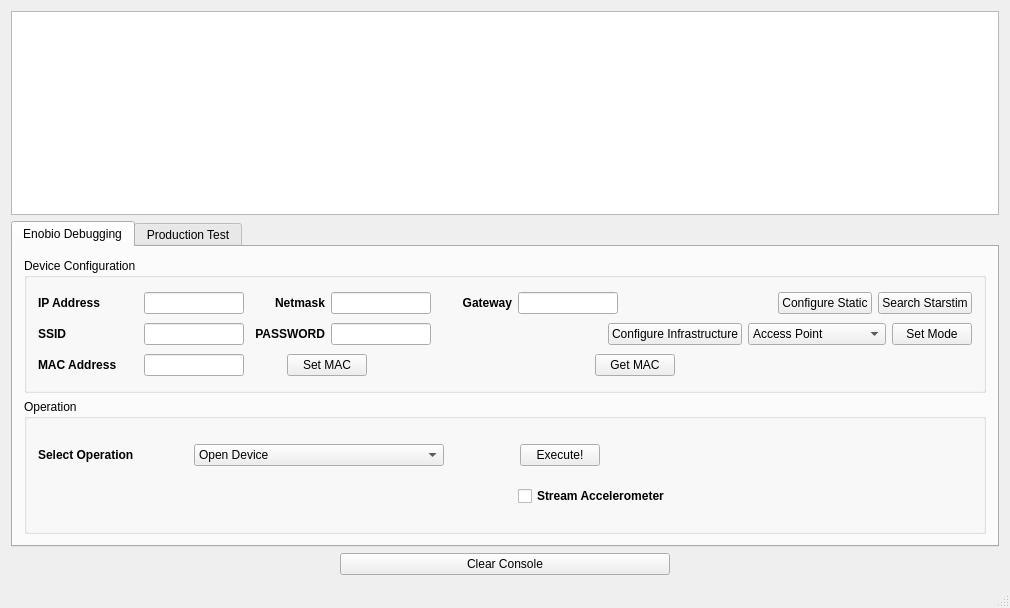
<?xml version="1.0" encoding="UTF-8"?>
<ui version="4.0">
 <class>MainWindow</class>
 <widget class="QMainWindow" name="MainWindow">
  <property name="geometry">
   <rect>
    <x>0</x>
    <y>0</y>
    <width>934</width>
    <height>608</height>
   </rect>
  </property>
  <property name="windowTitle">
   <string>MainWindow</string>
  </property>
  <widget class="QWidget" name="centralWidget">
   <layout class="QVBoxLayout" name="verticalLayout" stretch="10,10,1">
    <item>
     <widget class="QPlainTextEdit" name="consoleTextEdit">
      <property name="font">
       <font>
        <family>Consolas</family>
       </font>
      </property>
     </widget>
    </item>
    <item>
     <widget class="QTabWidget" name="tabWidget">
      <property name="currentIndex">
       <number>0</number>
      </property>
      <widget class="QWidget" name="tab">
       <attribute name="title">
        <string>Enobio Debugging</string>
       </attribute>
       <layout class="QVBoxLayout" name="verticalLayout_2" stretch="10,10">
        <item>
         <widget class="QGroupBox" name="groupBox_3">
          <property name="title">
           <string>Device Configuration</string>
          </property>
          <layout class="QVBoxLayout" name="verticalLayout_4">
           <item>
            <layout class="QHBoxLayout" name="horizontalLayout_8" stretch="0,0,0,0,0,0,0,0,0">
             <item>
              <widget class="QLabel" name="label_2">
               <property name="sizePolicy">
                <sizepolicy hsizetype="Fixed" vsizetype="Minimum">
                 <horstretch>0</horstretch>
                 <verstretch>0</verstretch>
                </sizepolicy>
               </property>
               <property name="minimumSize">
                <size>
                 <width>100</width>
                 <height>0</height>
                </size>
               </property>
               <property name="maximumSize">
                <size>
                 <width>100</width>
                 <height>16777215</height>
                </size>
               </property>
               <property name="font">
                <font>
                 <weight>75</weight>
                 <bold>true</bold>
                </font>
               </property>
               <property name="text">
                <string>IP Address</string>
               </property>
               <property name="alignment">
                <set>Qt::AlignLeading|Qt::AlignLeft|Qt::AlignVCenter</set>
               </property>
              </widget>
             </item>
             <item>
              <widget class="QLineEdit" name="ipAddressLine">
               <property name="sizePolicy">
                <sizepolicy hsizetype="Minimum" vsizetype="Fixed">
                 <horstretch>0</horstretch>
                 <verstretch>0</verstretch>
                </sizepolicy>
               </property>
               <property name="minimumSize">
                <size>
                 <width>100</width>
                 <height>10</height>
                </size>
               </property>
               <property name="maximumSize">
                <size>
                 <width>100</width>
                 <height>16777215</height>
                </size>
               </property>
              </widget>
             </item>
             <item>
              <widget class="QLabel" name="label">
               <property name="sizePolicy">
                <sizepolicy hsizetype="Fixed" vsizetype="Preferred">
                 <horstretch>0</horstretch>
                 <verstretch>0</verstretch>
                </sizepolicy>
               </property>
               <property name="minimumSize">
                <size>
                 <width>75</width>
                 <height>0</height>
                </size>
               </property>
               <property name="maximumSize">
                <size>
                 <width>75</width>
                 <height>16777215</height>
                </size>
               </property>
               <property name="font">
                <font>
                 <weight>75</weight>
                 <bold>true</bold>
                </font>
               </property>
               <property name="text">
                <string>Netmask</string>
               </property>
               <property name="alignment">
                <set>Qt::AlignRight|Qt::AlignTrailing|Qt::AlignVCenter</set>
               </property>
              </widget>
             </item>
             <item>
              <widget class="QLineEdit" name="netmaskLine">
               <property name="sizePolicy">
                <sizepolicy hsizetype="Fixed" vsizetype="Fixed">
                 <horstretch>0</horstretch>
                 <verstretch>0</verstretch>
                </sizepolicy>
               </property>
               <property name="minimumSize">
                <size>
                 <width>100</width>
                 <height>0</height>
                </size>
               </property>
               <property name="maximumSize">
                <size>
                 <width>100</width>
                 <height>16777215</height>
                </size>
               </property>
              </widget>
             </item>
             <item>
              <widget class="QLabel" name="label_6">
               <property name="sizePolicy">
                <sizepolicy hsizetype="Fixed" vsizetype="Preferred">
                 <horstretch>0</horstretch>
                 <verstretch>0</verstretch>
                </sizepolicy>
               </property>
               <property name="minimumSize">
                <size>
                 <width>75</width>
                 <height>0</height>
                </size>
               </property>
               <property name="maximumSize">
                <size>
                 <width>75</width>
                 <height>16777215</height>
                </size>
               </property>
               <property name="font">
                <font>
                 <weight>75</weight>
                 <bold>true</bold>
                </font>
               </property>
               <property name="text">
                <string>Gateway</string>
               </property>
               <property name="alignment">
                <set>Qt::AlignRight|Qt::AlignTrailing|Qt::AlignVCenter</set>
               </property>
              </widget>
             </item>
             <item>
              <widget class="QLineEdit" name="gatewayLine">
               <property name="sizePolicy">
                <sizepolicy hsizetype="Fixed" vsizetype="Fixed">
                 <horstretch>0</horstretch>
                 <verstretch>0</verstretch>
                </sizepolicy>
               </property>
               <property name="minimumSize">
                <size>
                 <width>100</width>
                 <height>0</height>
                </size>
               </property>
               <property name="maximumSize">
                <size>
                 <width>100</width>
                 <height>16777215</height>
                </size>
               </property>
              </widget>
             </item>
             <item>
              <spacer name="horizontalSpacer_3">
               <property name="orientation">
                <enum>Qt::Horizontal</enum>
               </property>
               <property name="sizeHint" stdset="0">
                <size>
                 <width>40</width>
                 <height>20</height>
                </size>
               </property>
              </spacer>
             </item>
             <item>
              <widget class="QPushButton" name="staticBtn">
               <property name="text">
                <string>Configure Static</string>
               </property>
              </widget>
             </item>
             <item>
              <widget class="QPushButton" name="searchStarstimBtn">
               <property name="text">
                <string>Search Starstim</string>
               </property>
              </widget>
             </item>
            </layout>
           </item>
           <item>
            <layout class="QHBoxLayout" name="horizontalLayout_2">
             <item>
              <widget class="QLabel" name="label_5">
               <property name="sizePolicy">
                <sizepolicy hsizetype="Fixed" vsizetype="Preferred">
                 <horstretch>0</horstretch>
                 <verstretch>0</verstretch>
                </sizepolicy>
               </property>
               <property name="minimumSize">
                <size>
                 <width>100</width>
                 <height>0</height>
                </size>
               </property>
               <property name="font">
                <font>
                 <weight>75</weight>
                 <bold>true</bold>
                </font>
               </property>
               <property name="text">
                <string>SSID</string>
               </property>
              </widget>
             </item>
             <item>
              <widget class="QLineEdit" name="ssidLine">
               <property name="sizePolicy">
                <sizepolicy hsizetype="Fixed" vsizetype="Fixed">
                 <horstretch>0</horstretch>
                 <verstretch>0</verstretch>
                </sizepolicy>
               </property>
               <property name="minimumSize">
                <size>
                 <width>100</width>
                 <height>0</height>
                </size>
               </property>
               <property name="maximumSize">
                <size>
                 <width>100</width>
                 <height>16777215</height>
                </size>
               </property>
              </widget>
             </item>
             <item>
              <widget class="QLabel" name="label_3">
               <property name="sizePolicy">
                <sizepolicy hsizetype="Fixed" vsizetype="Preferred">
                 <horstretch>0</horstretch>
                 <verstretch>0</verstretch>
                </sizepolicy>
               </property>
               <property name="minimumSize">
                <size>
                 <width>75</width>
                 <height>0</height>
                </size>
               </property>
               <property name="maximumSize">
                <size>
                 <width>75</width>
                 <height>16777215</height>
                </size>
               </property>
               <property name="font">
                <font>
                 <weight>75</weight>
                 <bold>true</bold>
                </font>
               </property>
               <property name="text">
                <string>PASSWORD</string>
               </property>
               <property name="alignment">
                <set>Qt::AlignRight|Qt::AlignTrailing|Qt::AlignVCenter</set>
               </property>
              </widget>
             </item>
             <item>
              <widget class="QLineEdit" name="passwordLine">
               <property name="sizePolicy">
                <sizepolicy hsizetype="Fixed" vsizetype="Fixed">
                 <horstretch>0</horstretch>
                 <verstretch>0</verstretch>
                </sizepolicy>
               </property>
               <property name="minimumSize">
                <size>
                 <width>100</width>
                 <height>0</height>
                </size>
               </property>
               <property name="maximumSize">
                <size>
                 <width>100</width>
                 <height>16777215</height>
                </size>
               </property>
              </widget>
             </item>
             <item>
              <spacer name="horizontalSpacer_6">
               <property name="orientation">
                <enum>Qt::Horizontal</enum>
               </property>
               <property name="sizeHint" stdset="0">
                <size>
                 <width>40</width>
                 <height>20</height>
                </size>
               </property>
              </spacer>
             </item>
             <item>
              <widget class="QPushButton" name="configureInfrasBtn">
               <property name="font">
                <font>
                 <weight>50</weight>
                 <bold>false</bold>
                </font>
               </property>
               <property name="text">
                <string>Configure Infrastructure</string>
               </property>
              </widget>
             </item>
             <item>
              <widget class="QComboBox" name="modeComboBox">
               <item>
                <property name="text">
                 <string>Access Point</string>
                </property>
               </item>
               <item>
                <property name="text">
                 <string>Infrastructure DHCP</string>
                </property>
               </item>
               <item>
                <property name="text">
                 <string>Infrastructure Static</string>
                </property>
               </item>
              </widget>
             </item>
             <item>
              <widget class="QPushButton" name="setModeBtn">
               <property name="text">
                <string>Set Mode</string>
               </property>
              </widget>
             </item>
            </layout>
           </item>
           <item>
            <layout class="QHBoxLayout" name="horizontalLayout_3" stretch="1,1,1,1,6,1,8">
             <item>
              <widget class="QLabel" name="label_7">
               <property name="minimumSize">
                <size>
                 <width>100</width>
                 <height>0</height>
                </size>
               </property>
               <property name="font">
                <font>
                 <weight>75</weight>
                 <bold>true</bold>
                </font>
               </property>
               <property name="text">
                <string>MAC Address</string>
               </property>
              </widget>
             </item>
             <item>
              <widget class="QLineEdit" name="macLine">
               <property name="sizePolicy">
                <sizepolicy hsizetype="Fixed" vsizetype="Fixed">
                 <horstretch>0</horstretch>
                 <verstretch>0</verstretch>
                </sizepolicy>
               </property>
               <property name="minimumSize">
                <size>
                 <width>100</width>
                 <height>0</height>
                </size>
               </property>
               <property name="maximumSize">
                <size>
                 <width>100</width>
                 <height>16777215</height>
                </size>
               </property>
              </widget>
             </item>
             <item>
              <spacer name="horizontalSpacer_8">
               <property name="orientation">
                <enum>Qt::Horizontal</enum>
               </property>
               <property name="sizeHint" stdset="0">
                <size>
                 <width>40</width>
                 <height>20</height>
                </size>
               </property>
              </spacer>
             </item>
             <item>
              <widget class="QPushButton" name="setMACBtn">
               <property name="text">
                <string>Set MAC</string>
               </property>
              </widget>
             </item>
             <item>
              <spacer name="horizontalSpacer_9">
               <property name="orientation">
                <enum>Qt::Horizontal</enum>
               </property>
               <property name="sizeHint" stdset="0">
                <size>
                 <width>40</width>
                 <height>20</height>
                </size>
               </property>
              </spacer>
             </item>
             <item>
              <widget class="QPushButton" name="getMACBtn">
               <property name="text">
                <string>Get MAC</string>
               </property>
              </widget>
             </item>
             <item>
              <spacer name="horizontalSpacer_11">
               <property name="orientation">
                <enum>Qt::Horizontal</enum>
               </property>
               <property name="sizeHint" stdset="0">
                <size>
                 <width>40</width>
                 <height>20</height>
                </size>
               </property>
              </spacer>
             </item>
            </layout>
           </item>
          </layout>
         </widget>
        </item>
        <item>
         <widget class="QGroupBox" name="groupBox_4">
          <property name="title">
           <string>Operation</string>
          </property>
          <layout class="QVBoxLayout" name="verticalLayout_3">
           <item>
            <layout class="QHBoxLayout" name="horizontalLayout_10">
             <item>
              <widget class="QLabel" name="label_4">
               <property name="minimumSize">
                <size>
                 <width>150</width>
                 <height>0</height>
                </size>
               </property>
               <property name="font">
                <font>
                 <weight>75</weight>
                 <bold>true</bold>
                </font>
               </property>
               <property name="text">
                <string>Select Operation</string>
               </property>
              </widget>
             </item>
             <item>
              <widget class="QComboBox" name="commandComboBox">
               <property name="sizePolicy">
                <sizepolicy hsizetype="Minimum" vsizetype="Fixed">
                 <horstretch>0</horstretch>
                 <verstretch>0</verstretch>
                </sizepolicy>
               </property>
               <property name="minimumSize">
                <size>
                 <width>250</width>
                 <height>0</height>
                </size>
               </property>
               <item>
                <property name="text">
                 <string>Open Device</string>
                </property>
               </item>
               <item>
                <property name="text">
                 <string>Launch Stimulation</string>
                </property>
               </item>
               <item>
                <property name="text">
                 <string>Enable SDCard</string>
                </property>
               </item>
               <item>
                <property name="text">
                 <string>Start Streaming</string>
                </property>
               </item>
               <item>
                <property name="text">
                 <string>Stop Streaming</string>
                </property>
               </item>
               <item>
                <property name="text">
                 <string>Close Device</string>
                </property>
               </item>
              </widget>
             </item>
             <item>
              <spacer name="horizontalSpacer_4">
               <property name="orientation">
                <enum>Qt::Horizontal</enum>
               </property>
               <property name="sizeType">
                <enum>QSizePolicy::Minimum</enum>
               </property>
               <property name="sizeHint" stdset="0">
                <size>
                 <width>70</width>
                 <height>20</height>
                </size>
               </property>
              </spacer>
             </item>
             <item>
              <widget class="QPushButton" name="executeOperation_btn">
               <property name="text">
                <string>Execute!</string>
               </property>
              </widget>
             </item>
             <item>
              <spacer name="horizontalSpacer_5">
               <property name="orientation">
                <enum>Qt::Horizontal</enum>
               </property>
               <property name="sizeHint" stdset="0">
                <size>
                 <width>40</width>
                 <height>20</height>
                </size>
               </property>
              </spacer>
             </item>
            </layout>
           </item>
           <item>
            <layout class="QHBoxLayout" name="horizontalLayout_4" stretch="0,0,0">
             <item>
              <spacer name="horizontalSpacer_10">
               <property name="orientation">
                <enum>Qt::Horizontal</enum>
               </property>
               <property name="sizeType">
                <enum>QSizePolicy::Preferred</enum>
               </property>
               <property name="sizeHint" stdset="0">
                <size>
                 <width>480</width>
                 <height>20</height>
                </size>
               </property>
              </spacer>
             </item>
             <item>
              <widget class="QCheckBox" name="accelerometerCheckBox">
               <property name="sizePolicy">
                <sizepolicy hsizetype="Preferred" vsizetype="Fixed">
                 <horstretch>0</horstretch>
                 <verstretch>0</verstretch>
                </sizepolicy>
               </property>
               <property name="minimumSize">
                <size>
                 <width>10</width>
                 <height>0</height>
                </size>
               </property>
               <property name="font">
                <font>
                 <weight>75</weight>
                 <bold>true</bold>
                </font>
               </property>
               <property name="text">
                <string>Stream Accelerometer</string>
               </property>
              </widget>
             </item>
             <item>
              <spacer name="horizontalSpacer_7">
               <property name="orientation">
                <enum>Qt::Horizontal</enum>
               </property>
               <property name="sizeType">
                <enum>QSizePolicy::Expanding</enum>
               </property>
               <property name="sizeHint" stdset="0">
                <size>
                 <width>10</width>
                 <height>20</height>
                </size>
               </property>
              </spacer>
             </item>
            </layout>
           </item>
          </layout>
         </widget>
        </item>
       </layout>
      </widget>
      <widget class="QWidget" name="tab_2">
       <attribute name="title">
        <string>Production Test</string>
       </attribute>
       <layout class="QVBoxLayout" name="verticalLayout_5">
        <item>
         <widget class="QGroupBox" name="groupBox_5">
          <property name="title">
           <string>Firmware Management</string>
          </property>
          <layout class="QGridLayout" name="gridLayout_3" columnstretch="1,0,0,0,0,0,0">
           <item row="0" column="6">
            <widget class="QPushButton" name="testBtn_2">
             <property name="text">
              <string>test</string>
             </property>
            </widget>
           </item>
           <item row="1" column="4">
            <widget class="QPushButton" name="flashFirmwareBtn">
             <property name="font">
              <font>
               <weight>75</weight>
               <bold>true</bold>
              </font>
             </property>
             <property name="text">
              <string>Flash Firmware</string>
             </property>
            </widget>
           </item>
           <item row="1" column="5">
            <widget class="QPushButton" name="resetCalParametersBtn">
             <property name="font">
              <font>
               <weight>75</weight>
               <bold>true</bold>
              </font>
             </property>
             <property name="text">
              <string>Reset Cal Parameters</string>
             </property>
            </widget>
           </item>
           <item row="0" column="5">
            <widget class="QPushButton" name="readCalParameters">
             <property name="font">
              <font>
               <weight>75</weight>
               <bold>true</bold>
              </font>
             </property>
             <property name="text">
              <string>Read Cal Parameters</string>
             </property>
            </widget>
           </item>
           <item row="0" column="2">
            <spacer name="horizontalSpacer_13">
             <property name="orientation">
              <enum>Qt::Horizontal</enum>
             </property>
             <property name="sizeHint" stdset="0">
              <size>
               <width>40</width>
               <height>20</height>
              </size>
             </property>
            </spacer>
           </item>
           <item row="1" column="6">
            <widget class="QPushButton" name="eraseChipBtn">
             <property name="font">
              <font>
               <weight>75</weight>
               <bold>true</bold>
              </font>
             </property>
             <property name="text">
              <string>Erase Chip</string>
             </property>
            </widget>
           </item>
           <item row="0" column="4">
            <widget class="QPushButton" name="uploadFirmware">
             <property name="font">
              <font>
               <weight>75</weight>
               <bold>true</bold>
              </font>
             </property>
             <property name="text">
              <string>Upload Firmware</string>
             </property>
            </widget>
           </item>
           <item row="0" column="0">
            <spacer name="horizontalSpacer_12">
             <property name="orientation">
              <enum>Qt::Horizontal</enum>
             </property>
             <property name="sizeHint" stdset="0">
              <size>
               <width>15</width>
               <height>20</height>
              </size>
             </property>
            </spacer>
           </item>
           <item row="0" column="1">
            <widget class="QLineEdit" name="fwFileLineEdit">
             <property name="sizePolicy">
              <sizepolicy hsizetype="Fixed" vsizetype="Maximum">
               <horstretch>0</horstretch>
               <verstretch>0</verstretch>
              </sizepolicy>
             </property>
             <property name="minimumSize">
              <size>
               <width>250</width>
               <height>0</height>
              </size>
             </property>
            </widget>
           </item>
           <item row="1" column="3">
            <widget class="QPushButton" name="flashWF121Button">
             <property name="font">
              <font>
               <weight>75</weight>
               <bold>true</bold>
              </font>
             </property>
             <property name="text">
              <string>Flash WF121</string>
             </property>
            </widget>
           </item>
          </layout>
         </widget>
        </item>
        <item>
         <widget class="QGroupBox" name="productionTestGroupBox">
          <property name="title">
           <string>ProductionTest</string>
          </property>
          <layout class="QGridLayout" name="gridLayout" rowstretch="1,0,0">
           <item row="0" column="6">
            <widget class="QCheckBox" name="loadCalibrationParamsCheckBox">
             <property name="text">
              <string>Download calibration parameters</string>
             </property>
            </widget>
           </item>
           <item row="2" column="0" colspan="7">
            <widget class="QPlainTextEdit" name="resultTextEdit">
             <property name="sizePolicy">
              <sizepolicy hsizetype="Minimum" vsizetype="Minimum">
               <horstretch>1</horstretch>
               <verstretch>1</verstretch>
              </sizepolicy>
             </property>
             <property name="minimumSize">
              <size>
               <width>100</width>
               <height>100</height>
              </size>
             </property>
             <property name="font">
              <font>
               <family>Consolas</family>
              </font>
             </property>
            </widget>
           </item>
           <item row="0" column="2">
            <widget class="QCheckBox" name="impedanceCheckCheckBox">
             <property name="text">
              <string>Impedance Check</string>
             </property>
            </widget>
           </item>
           <item row="0" column="1">
            <widget class="QCheckBox" name="outputCurrentCheckBox">
             <property name="text">
              <string>Output Current</string>
             </property>
            </widget>
           </item>
           <item row="0" column="3">
            <widget class="QComboBox" name="testDeviceSelection">
             <item>
              <property name="text">
               <string>NE-ENOBIO</string>
              </property>
             </item>
             <item>
              <property name="text">
               <string>NE-STARSTIM</string>
              </property>
             </item>
            </widget>
           </item>
           <item row="0" column="0">
            <widget class="QCheckBox" name="eegTestCheckBox">
             <property name="text">
              <string>EEG Test</string>
             </property>
            </widget>
           </item>
           <item row="0" column="4">
            <widget class="QPushButton" name="launchTestBtn">
             <property name="font">
              <font>
               <weight>75</weight>
               <bold>true</bold>
              </font>
             </property>
             <property name="text">
              <string>Launch Test</string>
             </property>
            </widget>
           </item>
           <item row="0" column="5">
            <widget class="QPushButton" name="testBtn">
             <property name="font">
              <font>
               <weight>75</weight>
               <bold>true</bold>
              </font>
             </property>
             <property name="text">
              <string>Download Calibration Parameters</string>
             </property>
            </widget>
           </item>
          </layout>
         </widget>
        </item>
       </layout>
      </widget>
     </widget>
    </item>
    <item>
     <widget class="QWidget" name="widget" native="true">
      <layout class="QHBoxLayout" name="horizontalLayout" stretch="1,1,1">
       <property name="spacing">
        <number>0</number>
       </property>
       <property name="margin">
        <number>0</number>
       </property>
       <item>
        <spacer name="horizontalSpacer">
         <property name="orientation">
          <enum>Qt::Horizontal</enum>
         </property>
         <property name="sizeHint" stdset="0">
          <size>
           <width>40</width>
           <height>20</height>
          </size>
         </property>
        </spacer>
       </item>
       <item>
        <widget class="QPushButton" name="clearConsoleBtn">
         <property name="text">
          <string>Clear Console</string>
         </property>
        </widget>
       </item>
       <item>
        <spacer name="horizontalSpacer_2">
         <property name="orientation">
          <enum>Qt::Horizontal</enum>
         </property>
         <property name="sizeHint" stdset="0">
          <size>
           <width>40</width>
           <height>20</height>
          </size>
         </property>
        </spacer>
       </item>
      </layout>
     </widget>
    </item>
   </layout>
  </widget>
  <widget class="QStatusBar" name="statusBar"/>
 </widget>
 <layoutdefault spacing="6" margin="11"/>
 <resources/>
 <connections/>
</ui>
